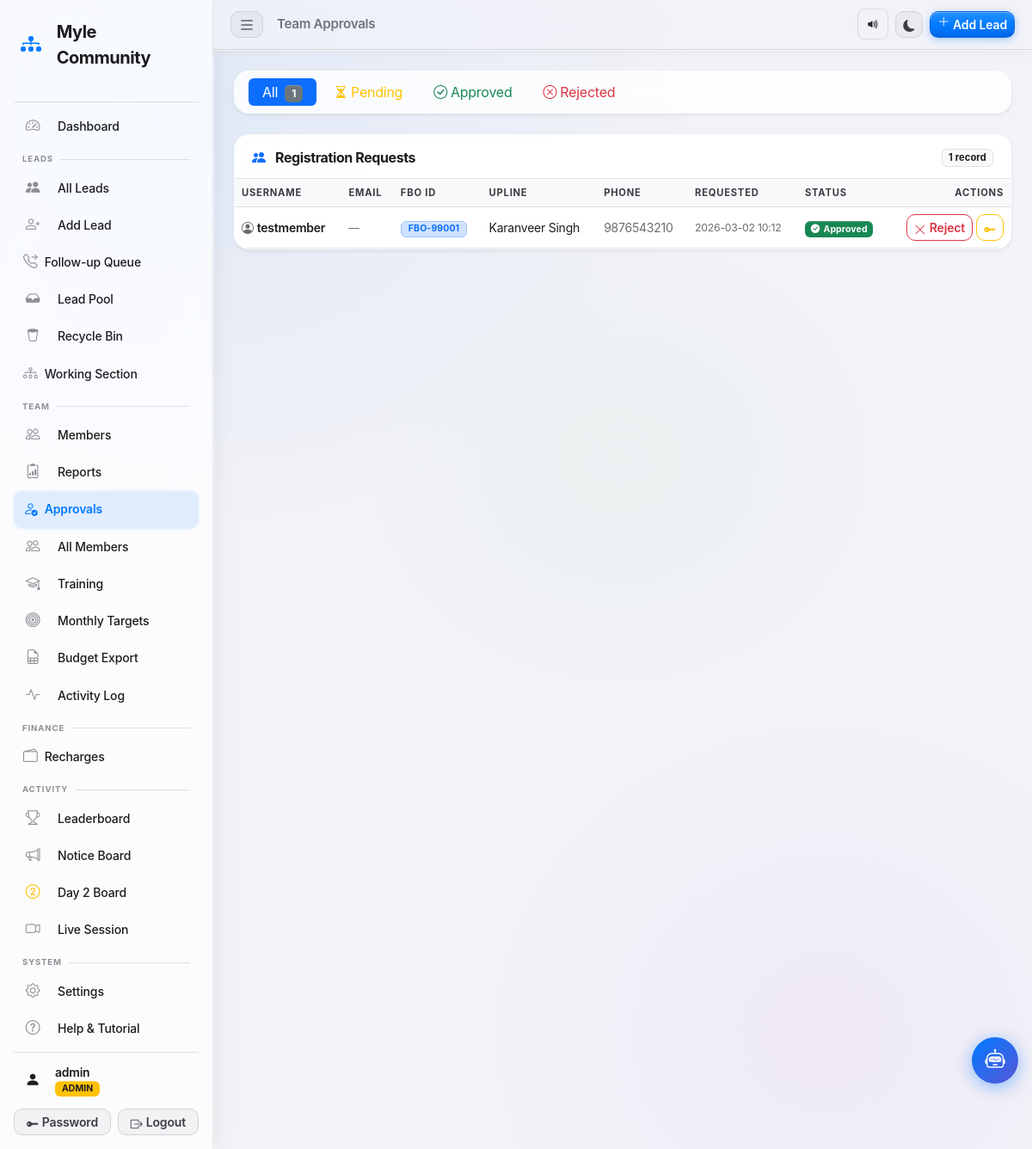
Page /admin/approvals (signed in) on the committed database.
### tables this page shows
CREATE TABLE users (
            id         INTEGER PRIMARY KEY AUTOINCREMENT,
            username   TEXT    NOT NULL UNIQUE,
            password   TEXT    NOT NULL,
            role       TEXT    NOT NULL DEFAULT 'team',
            created_at TEXT    NOT NULL DEFAULT (datetime('now','localtime'))
        , fbo_id TEXT NOT NULL DEFAULT '', upline_name TEXT NOT NULL DEFAULT '', phone TEXT NOT NULL DEFAULT '', status TEXT NOT NULL DEFAULT 'pending', email TEXT NOT NULL DEFAULT '', display_picture TEXT NOT NULL DEFAULT '', calling_reminder_time TEXT NOT NULL DEFAULT '', training_required INTEGER NOT NULL DEFAULT 0, training_status TEXT NOT NULL DEFAULT 'not_required', joining_date TEXT NOT NULL DEFAULT '', certificate_path TEXT NOT NULL DEFAULT '', badges_json TEXT NOT NULL DEFAULT '[]', test_score INTEGER NOT NULL DEFAULT -1, test_attempts INTEGER NOT NULL DEFAULT 0);

### app.py (the view)
@app.route('/admin/approvals')
@admin_required
def admin_approvals():
    filter_by = request.args.get('filter', 'all')
    db = get_db()
    query  = "SELECT * FROM users WHERE role != 'admin'"
    params = []
    if filter_by in ('pending', 'approved', 'rejected'):
        query += " AND status=?"
        params.append(filter_by)
    query += " ORDER BY created_at DESC"
    users = db.execute(query, params).fetchall()
    db.close()
    return render_template('admin_approvals.html', users=users, filter_by=filter_by)

### app.py (called while the page is built, shortened)
def _check_session_valid():
    username = session.get('username')
    if not username:
        return False
    db = get_db()
    row = db.execute(
        "SELECT status FROM users WHERE username=?", (username,)
    ).fetchone()
    db.close()
    if not row or row['status'] != 'approved':
        session.clear()
        return False
    return True

def admin_required(f):
    @wraps(f)
    def decorated(*args, **kwargs):
        if 'username' not in session:
            flash('Please log in to continue.', 'warning')
            return redirect(url_for('login'))
        if not _check_session_valid():
            flash('Your account is no longer active. Please contact an admin.', 'danger')
            return redirect(url_for('login'))
        if session.get('role') != 'admin':
            flash('Admin access required.', 'danger')
            return redirect(url_for('team_dashboard'))
        return f(*args, **kwargs)
    return decorated

@app.context_processor
def inject_pending_count():
    if session.get('role') == 'admin':
        db  = get_db()
        row = db.execute("""
            SELECT
              (SELECT COUNT(*) FROM users           WHERE status='pending') as pu,
              (SELECT COUNT(*) FROM wallet_recharges WHERE status='pending') as wp
        """).fetchone()
        db.close()
        return {'pending_count': row['pu'], 'wallet_pending': row['wp'], 'has_pending_work': False}

@app.before_request
def csrf_protect():
    if '_csrf_token' not in session:
        session['_csrf_token'] = secrets.token_hex(32)
    if request.method in ('GET', 'HEAD', 'OPTIONS', 'TRACE'):
        return

@app.context_processor
def inject_csrf_token():
    return {'csrf_token': session.get('_csrf_token', '')}

@app.before_request
def training_gate():
    if any(request.path.startswith(p) for p in _TRAINING_EXEMPT):
        return
    if 'username' not in session:
        return
    if session.get('role') == 'admin':
        return
    ts = session.get('training_status', 'not_required')
    if ts not in ('not_required', 'unlocked'):
        return redirect(url_for('training_home'))

### database.py (called while the page is built)
def get_db():
    conn = sqlite3.connect(DATABASE)
    conn.row_factory = sqlite3.Row
    conn.execute("PRAGMA journal_mode=WAL")
    conn.execute("PRAGMA busy_timeout=5000")
    conn.execute("PRAGMA cache_size=-4000")   # 4 MB page cache
    return conn

### templates/admin_approvals.html (shortened to what this page needs)
{% extends "base.html" %}
{% block page_title %}Team Approvals{% endblock %}
{% block content %}
<div class="card border-0 shadow-sm mb-4">
  <div class="card-body py-2 px-3">
    <ul class="nav nav-pills gap-1">
      <li class="nav-item">
        <a href="{{ url_for('admin_approvals') }}"
           class="nav-link {% if filter_by == 'all' %}active{% endif %} py-1 px-3">
          All
          <span class="badge bg-secondary ms-1">{{ users|length if filter_by == 'all' else '' }}</span>
        </a>
      </li>
      <li class="nav-item">
        <a href="{{ url_for('admin_approvals', filter='pending') }}"
           class="nav-link {% if filter_by == 'pending' %}active{% else %}text-warning{% endif %} py-1 px-3">
          <i class="bi bi-hourglass-split me-1"></i>Pending
        </a>
      </li>
      <li class="nav-item">
        <a href="{{ url_for('admin_approvals', filter='approved') }}"
           class="nav-link {% if filter_by == 'approved' %}active{% else %}text-success{% endif %} py-1 px-3">
          <i class="bi bi-check-circle me-1"></i>Approved
        </a>
      </li>
      <li class="nav-item">
        <a href="{{ url_for('admin_approvals', filter='rejected') }}"
           class="nav-link {% if filter_by == 'rejected' %}active{% else %}text-danger{% endif %} py-1 px-3">
          <i class="bi bi-x-circle me-1"></i>Rejected
        </a>
      </li>
    </ul>
  </div>
</div>
<div class="card border-0 shadow-sm">
  <div class="card-header bg-white d-flex justify-content-between align-items-center">
    <h6 class="mb-0">
      <i class="bi bi-people-fill me-2 text-primary"></i>
      Registration Requests
    </h6>
    <span class="badge bg-light text-dark border">{{ users|length }} record{{ 's' if users|length != 1 }}</span>
  </div>
  <div class="card-body p-0">
    {% if users %}
    <div class="table-responsive">
      <table class="table table-hover align-middle mb-0">
        <thead class="table-light">
          <tr>
            <th>Username</th>
            <th>Email</th>
            <th>FBO ID</th>
            <th>Upline</th>
            <th>Phone</th>
            <th>Requested</th>
            <th>Status</th>
            <th class="text-end">Actions</th>
          </tr>
        </thead>
        <tbody>
          {% for u in users %}
          <tr>
            <td class="fw-semibold">
              <i class="bi bi-person-circle me-1 text-muted"></i>{{ u.username }}
            </td>
            <td class="text-muted small">{{ u.email or '—' }}</td>
            <td>
              <span class="badge bg-primary-subtle text-primary border border-primary-subtle px-2">
                {{ u.fbo_id or '—' }}
              </span>
            </td>
            <td>{{ u.upline_name or '—' }}</td>
            <td class="text-muted">{{ u.phone or '—' }}</td>
            <td class="text-muted small">{{ u.created_at[:16] }}</td>
            <td>
              {% if u.status == 'pending' %}
                <span class="badge bg-warning text-dark">
                  <i class="bi bi-hourglass-split me-1"></i>Pending
                </span>
              {% elif u.status == 'approved' %}
                <span class="badge bg-success">
                  <i class="bi bi-check-circle-fill me-1"></i>Approved
                </span>
              {% elif u.status == 'rejected' %}
                <span class="badge bg-danger">
                  <i class="bi bi-x-circle-fill me-1"></i>Rejected
                </span>
              {% endif %}
            </td>
            <td class="text-end">
              <div class="d-flex gap-1 justify-content-end flex-wrap">
                {% if u.status != 'rejected' %}
                <form method="post" action="{{ url_for('reject_user', user_id=u.id) }}">
                  <button type="submit" class="btn btn-sm btn-outline-danger"
                          title="Reject {{ u.username }}"
                          onclick="return confirm('Reject {{ u.username }}\'s registration?')">
                    <i class="bi bi-x-lg me-1"></i>Reject
                  </button>
                </form>
                {% endif %}
                <button type="button" class="btn btn-sm btn-outline-warning"
                        title="Reset password for {{ u.username }}"
                        data-bs-toggle="modal"
                        data-bs-target="#resetPwModal{{ u.id }}">
                  <i class="bi bi-key-fill"></i>
                </button>
              </div>
            </td>
          </tr>
          {% endfor %}
        </tbody>
      </table>
    </div>
    {% endif %}
  </div>
</div>
{% endblock %}

### rows in the picture
users: username "testmember", email "—", fbo "FBO-99001", upline_name "Karanveer Singh", phone "9876543210", created_at "2026-03-02 10:12", status "approved" (drawn)

### other values in the picture
{{ session.get('username', '') }} "admin"
{{ session.get('role', '') | upper }} "ADMIN"
{{ users|length if filter_by == 'all' else '' }} "1"
{{ users|length }} "1"
